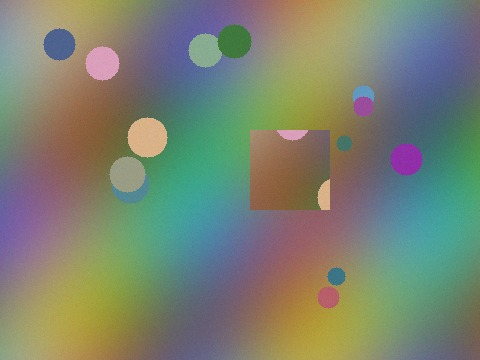
#> input picture samples/cloned_region.jpg, 480 x 360 px
$ python -i fft_analysis.py   (imports and definitions only)
#> lines starting #> are read from the running program, lines starting #| are printed output that depends on the picture; after the words box and inside, x2 and y2 are one past the last pixel; in counts of white or black regions, pixels touching at a corner belong together
"""
FFT Analysis - Frequency domain inspection and filtering.

The magnitude spectrum makes periodic structure visible: interlacing, halftone
screens, scanner banding and compression grids all appear as discrete bright
points away from the centre. Those points can then be notched out and the image
transformed back, removing the pattern with far less damage than a blur.

Convention used throughout: spectra are centred (DC at the middle), and
"radius" is measured in pixels from that centre.
"""

from typing import Any, Dict, List, Optional, Tuple

import cv2
import numpy as np


def _to_gray_float(image: np.ndarray) -> np.ndarray:
    """Reduce any supported input to a float32 single-channel image."""
    img = image.astype(np.uint8) if image.dtype not in (np.uint8, np.float32, np.float64) else image

    if img.ndim == 3:
        if img.shape[2] == 1:
            img = img[:, :, 0]
        elif img.shape[2] == 4:
            img = cv2.cvtColor(img[:, :, :3].astype(np.uint8), cv2.COLOR_RGB2GRAY)
        else:
            img = cv2.cvtColor(img.astype(np.uint8), cv2.COLOR_RGB2GRAY)
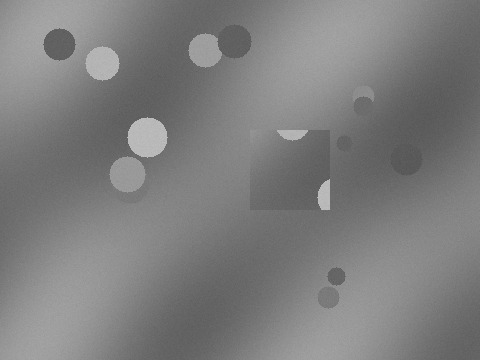
#> img: shape (360, 480); min 83, max 196, mean 125.8

    return img.astype(np.float32)


# [36 lines left out: function fft_magnitude_spectrum, not called in this run]


def _radius_grid(shape: Tuple[int, int]) -> np.ndarray:
    """Distance in pixels from the centre of a centred spectrum."""
    h, w = shape
    cy, cx = h / 2.0, w / 2.0
    yy, xx = np.ogrid[0:h, 0:w]
    return np.sqrt((yy - cy) ** 2 + (xx - cx) ** 2)


# [65 lines left out: function fft_filter, not called in this run]


def detect_periodic_peaks(
    image: np.ndarray,
    min_radius: float = 10.0,
    threshold: float = 4.0,
    max_peaks: int = 20,
) -> List[Dict[str, Any]]:
    """
    Find isolated bright points in the spectrum, which indicate a periodic
    pattern overlaid on the image.

    Args:
        image: Input image
        min_radius: Ignore everything within this radius of DC - the low
                    frequencies belong to the image itself
        threshold: How many standard deviations above the local mean a point
                   must sit to count
        max_peaks: Cap on the number returned, strongest first

    Returns:
        List of dicts with the peak's x, y, radius from centre, and z-score

    Example:
        >>> peaks = detect_periodic_peaks(scanned_page)
        >>> cleaned = remove_periodic_noise(scanned_page, peaks=peaks)
    """
#> called with min_radius = 10, threshold = 4, max_peaks = 20
    if min_radius < 0:
        raise ValueError(f"min_radius must be non-negative, got {min_radius}")

    gray = _to_gray_float(image)
    spectrum = np.fft.fftshift(np.fft.fft2(gray))
    magnitude = np.log1p(np.abs(spectrum))
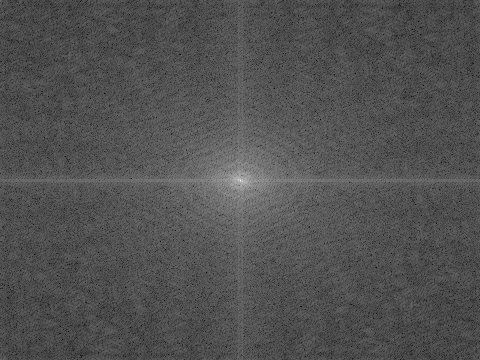
#> magnitude: shape (360, 480) float64; min 2.09, max 16.89, mean 6.86; drawn with min black and max white

    radius = _radius_grid(gray.shape)
    searchable = radius >= min_radius
    if not searchable.any():
        return []

    # Compare each point against its neighbourhood rather than the whole
    # spectrum, whose magnitude falls off steeply with radius
    background = cv2.GaussianBlur(magnitude, (0, 0), sigmaX=8, sigmaY=8)
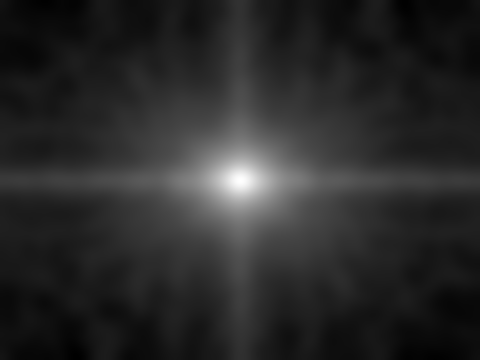
#> background: shape (360, 480) float64; min 6.1, max 10.66, mean 6.85; drawn with min black and max white
    residual = magnitude - background
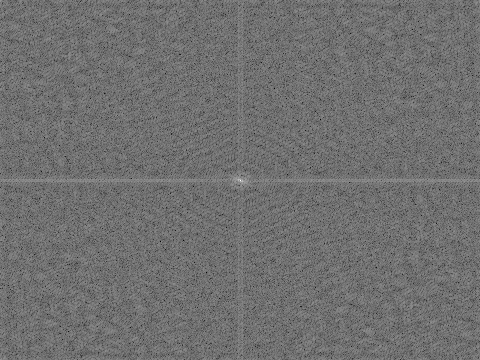
#> residual: shape (360, 480) float64; min -4.89, max 6.23, mean 0.0008; drawn with min black and max white

    values = residual[searchable]
    mean, std = float(values.mean()), float(values.std())
#> mean = -0.000705; std = 0.641
    if std <= 0:
        return []

    # Held in float32 throughout: cv2.dilate works in float32, and comparing a
    # float64 array against its float32 dilation can round the neighbourhood
    # maximum above the peak's own value, rejecting the very peak we want.
    z_scores = np.where(searchable, (residual - mean) / std, 0.0).astype(np.float32)
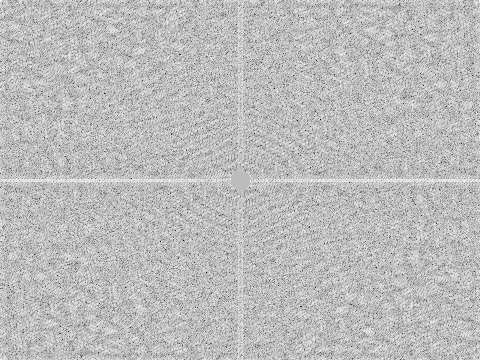
#> z_scores: shape (360, 480) float32; min -7.63, max 2.7, mean 5.3e-10; drawn with min black and max white
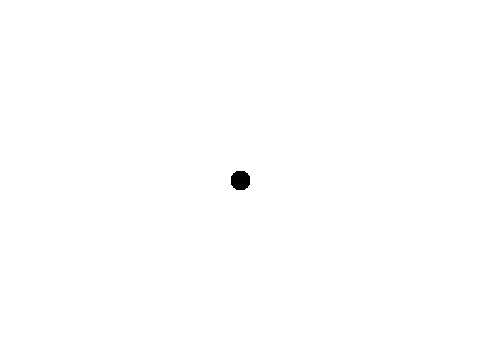
#> searchable: shape (360, 480) bool; 99.8% white; 1 black region, box (x1, y1, x2, y2) and area: (231, 171, 250, 190) 305

    # Keep only local maxima so one broad peak is not reported many times
    dilated = cv2.dilate(z_scores, np.ones((5, 5), np.uint8))
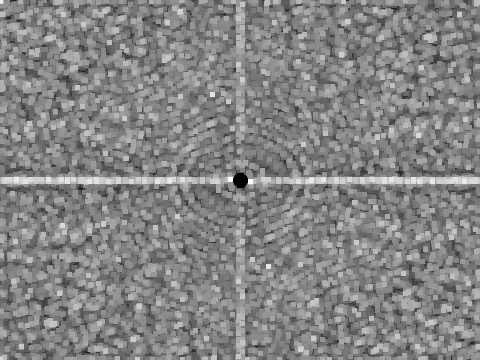
#> dilated: shape (360, 480) float32; min -0.012, max 2.7, mean 1.4; drawn with min black and max white
    is_peak = (z_scores >= dilated) & (z_scores >= threshold)
#> is_peak: shape (360, 480) bool; every value is 0

    ys, xs = np.nonzero(is_peak)
#> ys = empty array; xs = empty array
    peaks = [
        {
            'x': int(x),
            'y': int(y),
            'radius': float(radius[y, x]),
            'z_score': float(z_scores[y, x]),
        }
        for y, x in zip(ys, xs)
    ]
#> peaks = []
    peaks.sort(key=lambda peak: peak['z_score'], reverse=True)
    return peaks[:max_peaks]


def remove_periodic_noise(
    image: np.ndarray,
    peaks: Optional[List[Dict[str, Any]]] = None,
    notch_radius: float = 4.0,
    min_radius: float = 10.0,
    threshold: float = 4.0,
) -> np.ndarray:
    """
    Suppress a periodic pattern by notching its spectral peaks out.

    Args:
        image: Input image
        peaks: Peaks from ``detect_periodic_peaks``. If None, they are detected
               automatically.
        notch_radius: Radius of the Gaussian notch placed on each peak
        min_radius: Passed to detection when peaks is None
        threshold: Passed to detection when peaks is None

    Returns:
        Cleaned image as single-channel uint8. Returns the luminance unchanged
        when no peaks are found.
    """
    if notch_radius <= 0:
        raise ValueError(f"notch_radius must be positive, got {notch_radius}")

    gray = _to_gray_float(image)

    if peaks is None:
        peaks = detect_periodic_peaks(image, min_radius=min_radius, threshold=threshold)
#> peaks = []

    if not peaks:
        return np.clip(gray, 0, 255).astype(np.uint8)

    spectrum = np.fft.fftshift(np.fft.fft2(gray))
    h, w = gray.shape
    yy, xx = np.ogrid[0:h, 0:w]

    mask = np.ones((h, w), dtype=np.float32)
    for peak in peaks:
        distance_sq = (yy - peak['y']) ** 2 + (xx - peak['x']) ** 2
        mask *= 1.0 - np.exp(-distance_sq / (2.0 * notch_radius ** 2))
        # The spectrum of a real image is symmetric about DC, so the mirrored
        # peak has to go too
        mirror_y, mirror_x = h - 1 - peak['y'], w - 1 - peak['x']
        distance_sq = (yy - mirror_y) ** 2 + (xx - mirror_x) ** 2
        mask *= 1.0 - np.exp(-distance_sq / (2.0 * notch_radius ** 2))

    cleaned = np.real(np.fft.ifft2(np.fft.ifftshift(spectrum * mask)))
    return np.clip(cleaned, 0, 255).astype(np.uint8)

>>> import cv2
>>> picture = cv2.cvtColor(cv2.imread('../../samples/cloned_region.jpg'), cv2.COLOR_BGR2RGB)
>>> result = remove_periodic_noise(picture)
